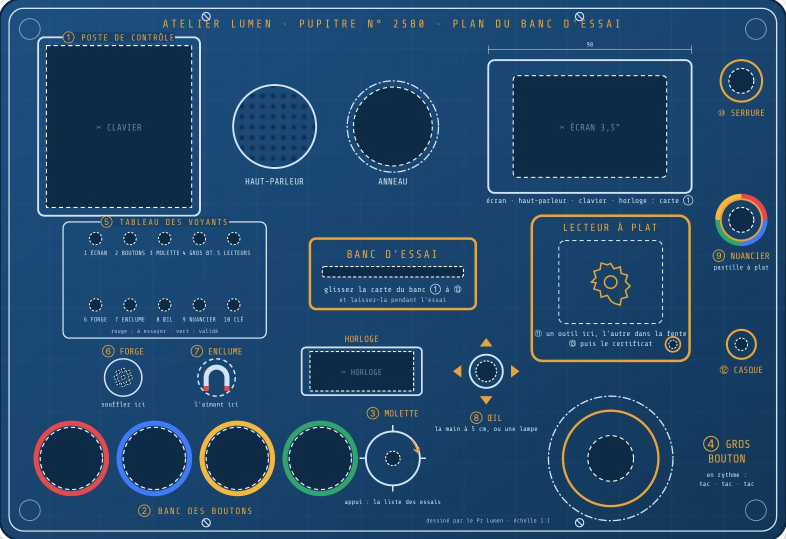
#> input picture pupitre-des-enigmes/mondes/atelier/impression/images/plan-banc-essai.jpg, 1572 x 1078 px (shown at 1/2 size)
$ python logo_ecran.py ../mondes/atelier/impression/images/plan-banc-essai.jpg
#> lines starting #> are read from the running program, lines starting #| are printed output that depends on the picture
#!/usr/bin/env python3
"""Prépare le logo affiché au démarrage du pupitre : firmware/src/logo.h.

    python3 outils/logo_ecran.py [console/logo.jpg]

L'image est recadrée au format de l'écran (3:2), autour de son centre, réduite à
480 × 320 pixels et enregistrée en JPEG dans le programme : elle s'affiche en plein écran
avant même que la carte SD soit lue."""
import io
import sys
from pathlib import Path

from PIL import Image

JEU = Path(__file__).resolve().parents[1]
LARGEUR, HAUTEUR = 480, 320


def main():
    source = Path(sys.argv[1]) if len(sys.argv) > 1 else JEU / "console" / "logo.jpg"
    image = Image.open(source).convert("RGB")
#> image is the input picture: PIL image 1572x1078 RGB; mean R, G, B 33.5, 71.4, 107

    # Le cadrage : la plus grande zone 3:2 centrée, puis la taille de l'écran.
    l, h = image.size
#> l = 1572; h = 1078
    if l * HAUTEUR > h * LARGEUR:
        garde = h * LARGEUR // HAUTEUR
        image = image.crop(((l - garde) // 2, 0, (l + garde) // 2, h))
    else:
        garde = l * HAUTEUR // LARGEUR
#> garde = 1048
        image = image.crop((0, (h - garde) // 2, l, (h + garde) // 2))
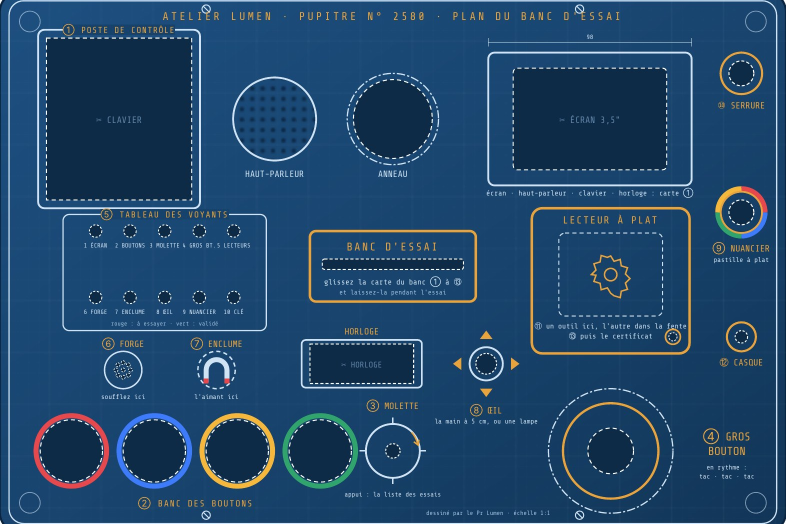
#> image: PIL image 1572x1048 RGB (shown at 1/2 size); mean R, G, B 33.6, 71.4, 106.8
    image = image.resize((LARGEUR, HAUTEUR), Image.LANCZOS)
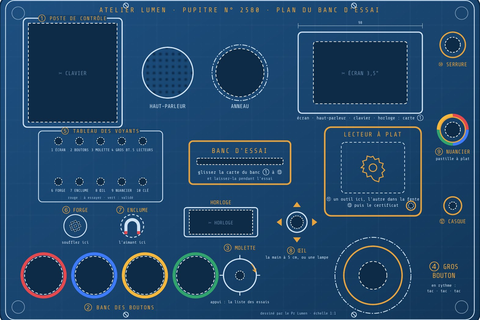
#> image: PIL image 480x320 RGB; mean R, G, B 33.6, 71.4, 106.8

    tampon = io.BytesIO()
    image.save(tampon, "JPEG", quality=85, optimize=True)  # LovyanGFX : JPEG de base, pas progressif
    octets = tampon.getvalue()

    lignes = [", ".join(f"0x{b:02x}" for b in octets[i:i + 16]) for i in range(0, len(octets), 16)]
    cible = JEU / "firmware" / "src" / "logo.h"
    cible.write_text(
        "// Le logo du démarrage, produit par outils/logo_ecran.py (ne pas modifier à la main).\n"
        "#pragma once\n\n"
        "#include <cstdint>\n\n"
        "namespace logo {\n\n"
        f"constexpr int LARGEUR = {LARGEUR}, HAUTEUR = {HAUTEUR};\n\n"
        "const uint8_t JPEG[] = {\n  " + ",\n  ".join(lignes) + "\n};\n\n"
        "}  // namespace logo\n")
    print(f"✓ {cible.relative_to(JEU)} : {len(octets)} octets")


if __name__ == "__main__":
    main()
